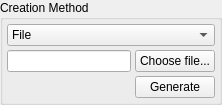
<?xml version="1.0" encoding="UTF-8"?>
<ui version="4.0">
 <class>TriangleSoupCreationMethod</class>
 <widget class="QGroupBox" name="TriangleSoupCreationMethod">
  <property name="geometry">
   <rect>
    <x>0</x>
    <y>0</y>
    <width>222</width>
    <height>97</height>
   </rect>
  </property>
  <property name="windowTitle">
   <string>GroupBox</string>
  </property>
  <property name="title">
   <string>Creation Method</string>
  </property>
  <layout class="QGridLayout" name="gridLayout">
   <property name="leftMargin">
    <number>4</number>
   </property>
   <property name="topMargin">
    <number>4</number>
   </property>
   <property name="rightMargin">
    <number>4</number>
   </property>
   <property name="bottomMargin">
    <number>4</number>
   </property>
   <property name="spacing">
    <number>4</number>
   </property>
   <item row="1" column="0">
    <widget class="QLineEdit" name="file_name"/>
   </item>
   <item row="1" column="1">
    <widget class="QPushButton" name="file_button_choose">
     <property name="text">
      <string>Choose file...</string>
     </property>
    </widget>
   </item>
   <item row="0" column="0" colspan="2">
    <widget class="QComboBox" name="method_dropdown">
     <item>
      <property name="text">
       <string>File</string>
      </property>
     </item>
    </widget>
   </item>
   <item row="2" column="1">
    <widget class="QPushButton" name="file_button_generate">
     <property name="text">
      <string>Generate</string>
     </property>
    </widget>
   </item>
  </layout>
 </widget>
 <resources/>
 <connections/>
</ui>
